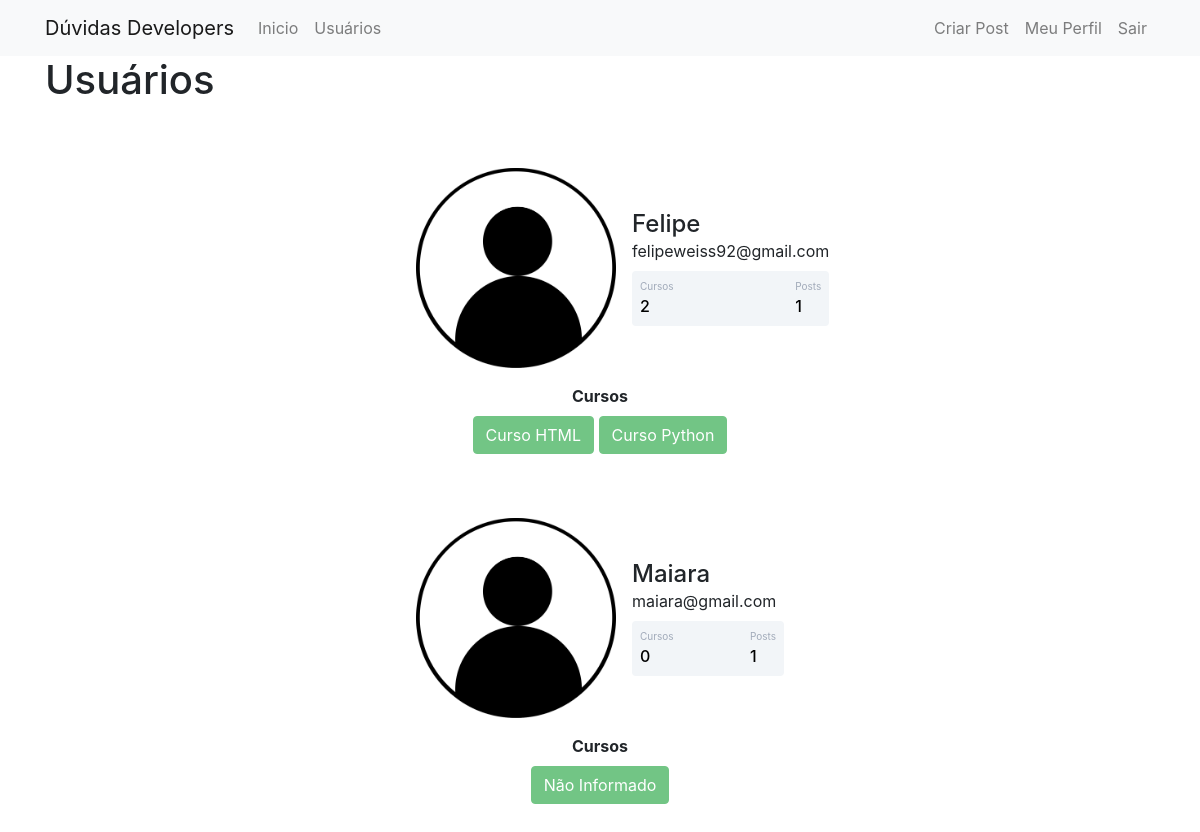
The app's page /usuarios (signed in) with its own data.
### comunidade/models.py (models this page shows)
class Usuario(db.Model, UserMixin):
    id = db.Column(db.Integer, primary_key=True)
    username = db.Column(db.String, nullable=False)
    email = db.Column(db.String, nullable=False, unique=True)
    senha = db.Column(db.String, nullable=False)
    foto_perfil = db.Column(db.String, default='default.jpg')
    posts = db.relationship('Post', backref = 'autor', lazy =True)
    cursos = db.Column(db.String, nullable=False, default='Não Informado')
    def contar_posts(self):
        return len(self.posts)

### comunidade/routes.py (the view)
@app.route('/usuarios')
@login_required
def usuarios():
    lista_usuarios = Usuario.query.all()
    return render_template('usuarios.html',lista_usuarios=lista_usuarios)

### comunidade/models.py (called while the page is built)
@login_manager.user_loader
def load_usuario(id_usuario):
    return Usuario.query.get(int(id_usuario))

### comunidade/templates/usuarios.html (shortened to what this page needs)
{% extends 'base.html' %}
{% block body %}
    <div class="container">
        <h1>Usuários</h1>
        {% for usuario in lista_usuarios %}
            <div class="container mt-5 d-flex justify-content-center">
                <div class="card p-3">
                    <div class="d-flex align-items-center">
                        <div class="image pe-2">
                            <img src="{{ url_for('static', filename = 'fotosperfil/{}'.format(current_user.foto_perfil)) }}" class="rounded" width="200" >
                        </div>
                    <div class="ml-3 w-100">
                        <h4 class="mb-0 mt-0">{{usuario.username }}</h4><span>{{usuario.email}}</span>
                        <div class="p-2 mt-2 bg-primary d-flex justify-content-between rounded text-white stats">
                            {% if 'Não Informado' in usuario.cursos %}
                                <div class="d-flex flex-column"><span class="articles">Cursos</span><span class="number1">0</span> </div>
                            {% else %}
                                <div class="d-flex flex-column"><span class="articles">Cursos</span><span class="number1">{{usuario.cursos.count(';') + 1}}</span> </div>
                            {% endif %}
                            <div class="d-flex flex-column"><span class="rating">Posts</span><span class="number3">{{usuario.contar_posts()}}</span></div>
                        </div>
                    </div>
                    </div>
                </div>
                </div>
                <div class="row justify-content-center">
                <div class = "col col-4" style="text-align: center;" >
                    <strong>Cursos</strong><br>
                    {% for curso in usuario.cursos.split(';') %}
                    <button type= "button" class="btn btn-success mt-2" disabled>{{ curso }}</button>
                    {% endfor %}
                </div>
                </div>
        {% endfor %}
    </div>
{% endblock %}

### comunidade/static/main.css (style rules this page uses)
.card { width: 400px; border: none; border-radius: 10px; background-color: #fff; }
.stats { background: #f2f5f8 !important; color: #000 !important; }
.articles { font-size:10px; color: #a1aab9; }
.number1 { font-weight:500; }
.rating { font-size:10px; color: #a1aab9; }
.number3 { font-weight:500; }

### records on screen
Usuario: foto_perfil (placeholder picture), username "Felipe", email "felipeweiss92@gmail.com", cursos "2", contar_posts "1", curso "Curso HTML" "Curso Python"
Usuario: foto_perfil (placeholder picture), username "Maiara", email "maiara@gmail.com", shows "Cursos", contar_posts "1", cursos "Não Informado"
